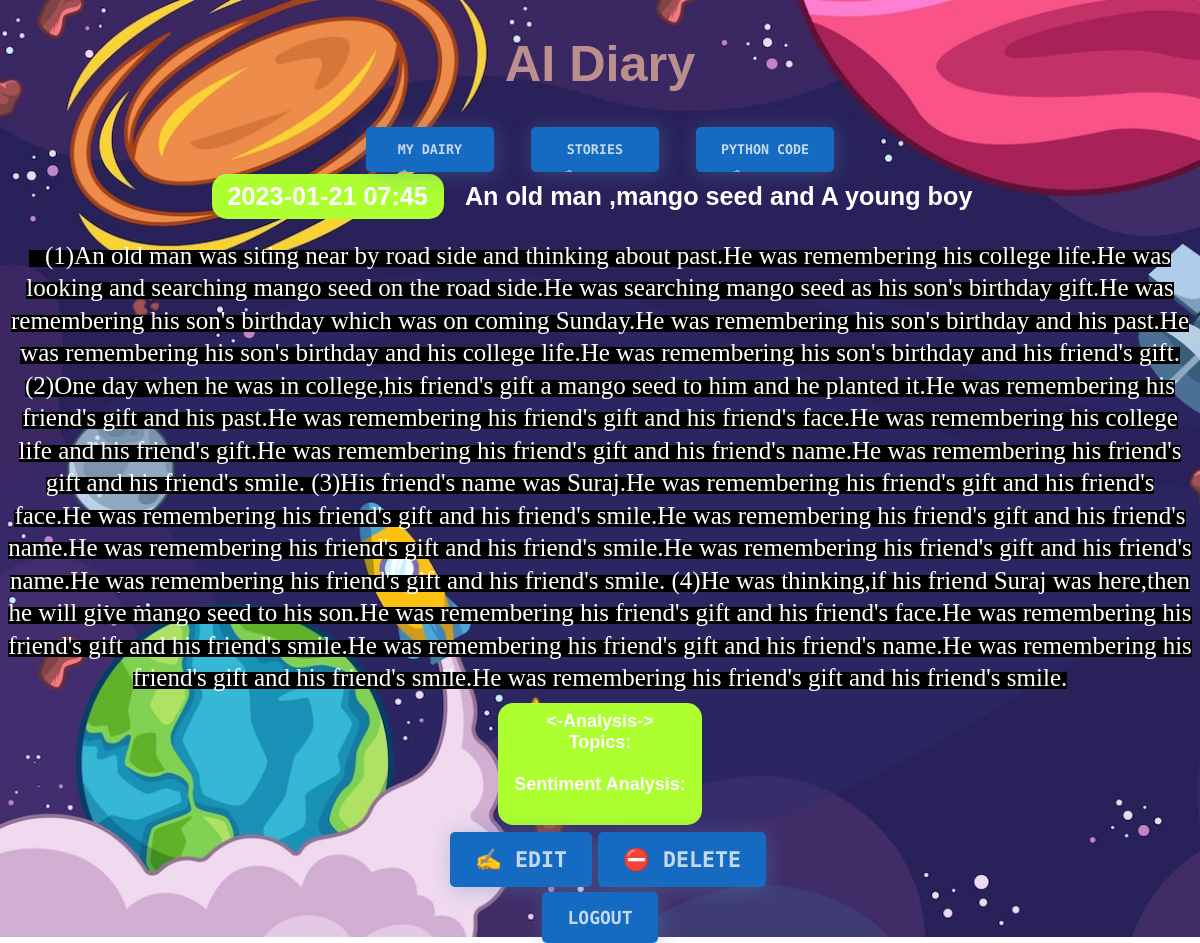
The page /story/4 (signed in) on the database its author committed.
### entries/models.py (models this page shows, shortened)
class Story(models.Model):
    title = models.CharField(max_length=200)
    content = models.TextField()
    date_created = models.DateTimeField(default=timezone.now)
    class Meta:
        verbose_name_plural = "Stories"

### entries/views.py (the view)
class StoryDetailView(LockedView, DetailView):
    model = Story

### entries/templates/entries/story_detail.html (shortened to what this page needs)
{% extends "entries/base.html" %}
{% block content %}
    <article>
        <h2>{{ story.date_created|date:'Y-m-d H:i' }}</h2>
        <h3>{{ story.title }}</h3>
        <br>
        <br>
        <div class="container">
        <p id="myentry">{{ story.content }}</p>
    </div>
        <br>
    </article>
    	<div class="newcon"><b><-Analysis-></b>
    		<br>
    		<b>Topics:</b>
    		<b>Sentiment Analysis:</b>
    	</div>
	<p>
	    <a class="button" href="{% url 'story-update' story.id %}">✍️ Edit</a>
	    <a class="button" href="{% url 'story-delete' story.id %}">⛔ Delete</a>
	</p>
{% endblock %}

### entries/static/css/diary.css (style rules this page uses)
:root { --text-color: hsla(210, 50%, 85%, 1); --shadow-color: hsla(210, 40%, 52%, .4); --btn-color: hsl(210, 80%, 42%); --bg-color: #141218; }
* { box-sizing: border-box; }
body { font-family: sans-serif; font-size: 18px; }
a { color: red; }
h2, h3 { border-radius: 15px; font-size: 1.4em; margin: 0; display: inline-block; padding: 0.5rem 1rem; vertical-align: top; color: white; }
h2 { background-color: greenyellow; }
article { margin-bottom: 0.5rem; }
p { font-size: 1.2em; padding-left: 1rem; line-height: 1.3em; max-width: 36rem; color: white; }
.container { all: initial; background-color: black; width: 100vw; }
.container p { display: inline; color: white; font-size: 25px; background-color: transparent; }
.button, input[type="submit"], button { min-height: 3em; padding: 0 1rem; border-radius: 15px; position:relative; padding: 15px 25px; border: none; background: none; cursor: pointer; font-family: "Source Code Pro"; font-weight: 900; text-transform: uppercase; color: var(--text-color); background-color: var(--btn-color); box-shadow: var(--shadow-color) 2px 2px 22px; border-radius: 5px; z-index: 0; overflow: hidden; text-decoration: none; }

### entries/templates/entries/story_detail.html (style rules this page uses)
.newcon { border-radius: 15px; font-size: 1em; margin: 0; display: inline-block; padding: 0.5rem 1rem; vertical-align: top; color: white; background-color: greenyellow; }

### rows shown on the page
Story: date_created "2023-01-21 07:45", title "An old man ,mango seed and A young boy", content "(1)An old man was siting near by road side and thinking about past.He was remembering his college life.He was looking and searching mango seed on the road side.He was searching mango seed as his son's birthday gift.He was remembering his son's birthday which was on coming Sunday.He was remembering his son's birthday and his past.He was remembering his son's birthday and his college life.He was remembering his son's birthday and his friend's gift. (2)One day when he was in college,his friend's gift a mango seed to him and he planted it.He was remembering his friend's gift and his past.He was remembering his friend's gift and his friend's face.He was remembering his college life and his…"
